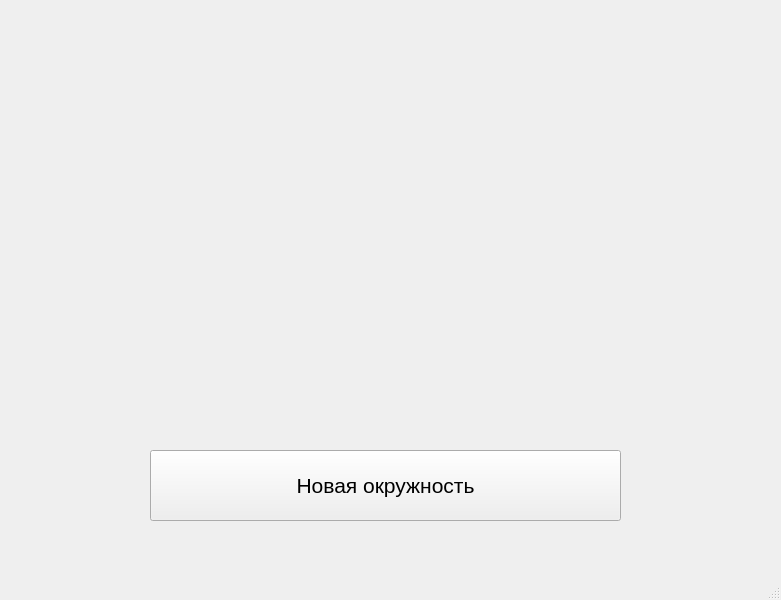
<?xml version="1.0" encoding="UTF-8"?>
<ui version="4.0">
 <class>MainWindow</class>
 <widget class="QMainWindow" name="MainWindow">
  <property name="geometry">
   <rect>
    <x>0</x>
    <y>0</y>
    <width>781</width>
    <height>600</height>
   </rect>
  </property>
  <property name="windowTitle">
   <string>MainWindow</string>
  </property>
  <widget class="QWidget" name="centralwidget">
   <widget class="QPushButton" name="pushButton">
    <property name="geometry">
     <rect>
      <x>150</x>
      <y>450</y>
      <width>471</width>
      <height>71</height>
     </rect>
    </property>
    <property name="font">
     <font>
      <pointsize>16</pointsize>
     </font>
    </property>
    <property name="text">
     <string>Новая окружность</string>
    </property>
   </widget>
  </widget>
  <widget class="QMenuBar" name="menubar">
   <property name="geometry">
    <rect>
     <x>0</x>
     <y>0</y>
     <width>781</width>
     <height>21</height>
    </rect>
   </property>
  </widget>
  <widget class="QStatusBar" name="statusbar"/>
 </widget>
 <resources/>
 <connections/>
</ui>
